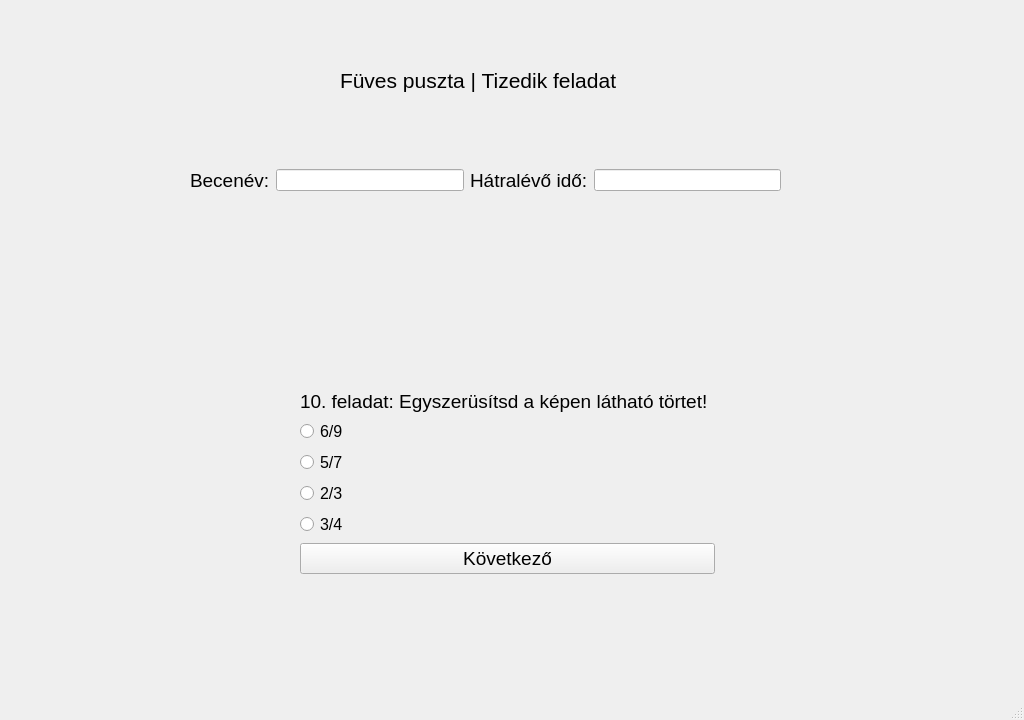
<?xml version="1.0" encoding="UTF-8"?>
<ui version="4.0">
 <class>ques1</class>
 <widget class="QMainWindow" name="ques1">
  <property name="geometry">
   <rect>
    <x>0</x>
    <y>0</y>
    <width>1024</width>
    <height>720</height>
   </rect>
  </property>
  <property name="windowTitle">
   <string>Játékos matematikai gyakorlóprogram</string>
  </property>
  <widget class="QWidget" name="centralwidget">
   <widget class="QLabel" name="label">
    <property name="geometry">
     <rect>
      <x>0</x>
      <y>-10</y>
      <width>1024</width>
      <height>720</height>
     </rect>
    </property>
    <property name="text">
     <string/>
    </property>
    <property name="pixmap">
     <pixmap>../szakdoga hátterek/1096729-video-games-grass-sky-field-pixels-horizon-cloud-grassland-pasture-flock-meadow-plain-prairie-natural-environment-computer-wallpaper-ecosystem.png</pixmap>
    </property>
    <property name="scaledContents">
     <bool>true</bool>
    </property>
   </widget>
   <widget class="QLabel" name="label_4">
    <property name="geometry">
     <rect>
      <x>340</x>
      <y>60</y>
      <width>311</width>
      <height>41</height>
     </rect>
    </property>
    <property name="sizePolicy">
     <sizepolicy hsizetype="Expanding" vsizetype="Preferred">
      <horstretch>0</horstretch>
      <verstretch>0</verstretch>
     </sizepolicy>
    </property>
    <property name="font">
     <font>
      <pointsize>16</pointsize>
     </font>
    </property>
    <property name="text">
     <string>Füves puszta | Tizedik feladat</string>
    </property>
   </widget>
   <widget class="QWidget" name="horizontalLayoutWidget">
    <property name="geometry">
     <rect>
      <x>190</x>
      <y>140</y>
      <width>591</width>
      <height>81</height>
     </rect>
    </property>
    <layout class="QHBoxLayout" name="horizontalLayout">
     <item>
      <widget class="QLabel" name="label_2">
       <property name="font">
        <font>
         <pointsize>14</pointsize>
        </font>
       </property>
       <property name="text">
        <string>Becenév:</string>
       </property>
      </widget>
     </item>
     <item>
      <widget class="QLineEdit" name="T1">
       <property name="sizePolicy">
        <sizepolicy hsizetype="Expanding" vsizetype="Fixed">
         <horstretch>0</horstretch>
         <verstretch>0</verstretch>
        </sizepolicy>
       </property>
      </widget>
     </item>
     <item>
      <widget class="QLabel" name="label_3">
       <property name="font">
        <font>
         <pointsize>14</pointsize>
        </font>
       </property>
       <property name="text">
        <string>Hátralévő idő:</string>
       </property>
      </widget>
     </item>
     <item>
      <widget class="QLineEdit" name="T2">
       <property name="sizePolicy">
        <sizepolicy hsizetype="Expanding" vsizetype="Fixed">
         <horstretch>0</horstretch>
         <verstretch>0</verstretch>
        </sizepolicy>
       </property>
      </widget>
     </item>
    </layout>
   </widget>
   <widget class="QWidget" name="formLayoutWidget">
    <property name="geometry">
     <rect>
      <x>300</x>
      <y>390</y>
      <width>415</width>
      <height>251</height>
     </rect>
    </property>
    <layout class="QFormLayout" name="formLayout">
     <property name="labelAlignment">
      <set>Qt::AlignLeading|Qt::AlignLeft|Qt::AlignTop</set>
     </property>
     <item row="2" column="0">
      <widget class="QRadioButton" name="R1">
       <property name="font">
        <font>
         <pointsize>12</pointsize>
        </font>
       </property>
       <property name="text">
        <string>6/9</string>
       </property>
      </widget>
     </item>
     <item row="3" column="0">
      <widget class="QRadioButton" name="R2">
       <property name="font">
        <font>
         <pointsize>12</pointsize>
        </font>
       </property>
       <property name="text">
        <string>5/7</string>
       </property>
      </widget>
     </item>
     <item row="4" column="0">
      <widget class="QRadioButton" name="R3">
       <property name="font">
        <font>
         <pointsize>12</pointsize>
        </font>
       </property>
       <property name="text">
        <string>2/3</string>
       </property>
      </widget>
     </item>
     <item row="5" column="0">
      <widget class="QRadioButton" name="R4">
       <property name="font">
        <font>
         <pointsize>12</pointsize>
        </font>
       </property>
       <property name="text">
        <string>3/4</string>
       </property>
      </widget>
     </item>
     <item row="6" column="0" colspan="2">
      <widget class="QPushButton" name="B1">
       <property name="font">
        <font>
         <pointsize>14</pointsize>
        </font>
       </property>
       <property name="text">
        <string>Következő</string>
       </property>
      </widget>
     </item>
     <item row="1" column="0">
      <widget class="QLabel" name="label_5">
       <property name="font">
        <font>
         <pointsize>14</pointsize>
        </font>
       </property>
       <property name="text">
        <string>10. feladat: Egyszerüsítsd a képen látható törtet!</string>
       </property>
      </widget>
     </item>
    </layout>
   </widget>
   <widget class="QLabel" name="label_6">
    <property name="geometry">
     <rect>
      <x>440</x>
      <y>260</y>
      <width>131</width>
      <height>91</height>
     </rect>
    </property>
    <property name="text">
     <string/>
    </property>
    <property name="pixmap">
     <pixmap>../szakdoga hátterek/feladat képek/10. feladat képe.png</pixmap>
    </property>
    <property name="scaledContents">
     <bool>true</bool>
    </property>
   </widget>
  </widget>
  <widget class="QMenuBar" name="menubar">
   <property name="geometry">
    <rect>
     <x>0</x>
     <y>0</y>
     <width>1024</width>
     <height>21</height>
    </rect>
   </property>
  </widget>
  <widget class="QStatusBar" name="statusbar"/>
 </widget>
 <resources/>
 <connections/>
</ui>
